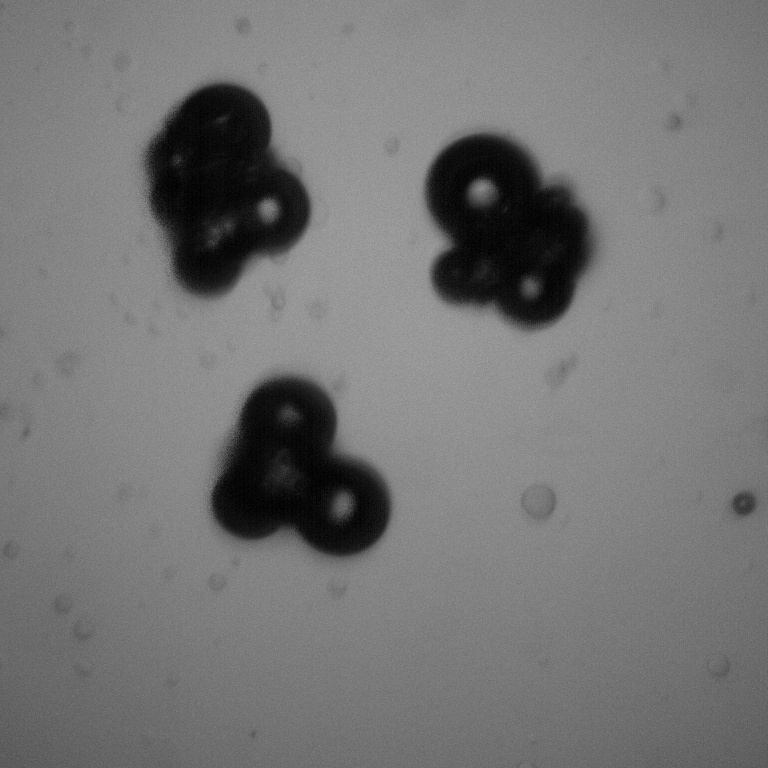
#> input picture images/10_1001.jpg, 768 x 768 px
$ python -i contours.py   (imports and definitions only)
#> lines starting #> are read from the running program, lines starting #| are printed output that depends on the picture; after the words box and inside, x2 and y2 are one past the last pixel; in counts of white or black regions, pixels touching at a corner belong together
#> further down, picture is the input picture: shape (768, 768, 3); min 0, max 167, mean 116.7
### src/cv/params.py
import cv2
import numpy as np


def get_area(cnt):
    area = cv2.contourArea(cnt)
    return area

def get_radius(cnt):
    return np.sqrt(get_area(cnt)/np.pi)

def eq_dia(cnt):
   equi_diameter = np.sqrt(4*get_area(cnt)/np.pi)
   return equi_diameter

def get_arc_lenght(cnt):
    return cv2.arcLength(cnt, True)

def get_center(contour):
    M = cv2.moments(contour)
    cx, cy = None, None
    if M['m00'] != 0:
        cx = int(M['m10']/M['m00'])
        cy = int(M['m01']/M['m00'])
    return cx, cy

### src/cv/contours.py
import cv2

from src.cv.params import *


def _get_inv_threshold(img):
    gray = cv2.cvtColor(img, cv2.COLOR_BGR2GRAY)
    blurred = cv2.GaussianBlur(gray, (15, 15), 0)
    threshold = cv2.adaptiveThreshold(blurred, 255, cv2.ADAPTIVE_THRESH_MEAN_C, cv2.THRESH_BINARY_INV, 181, 17)
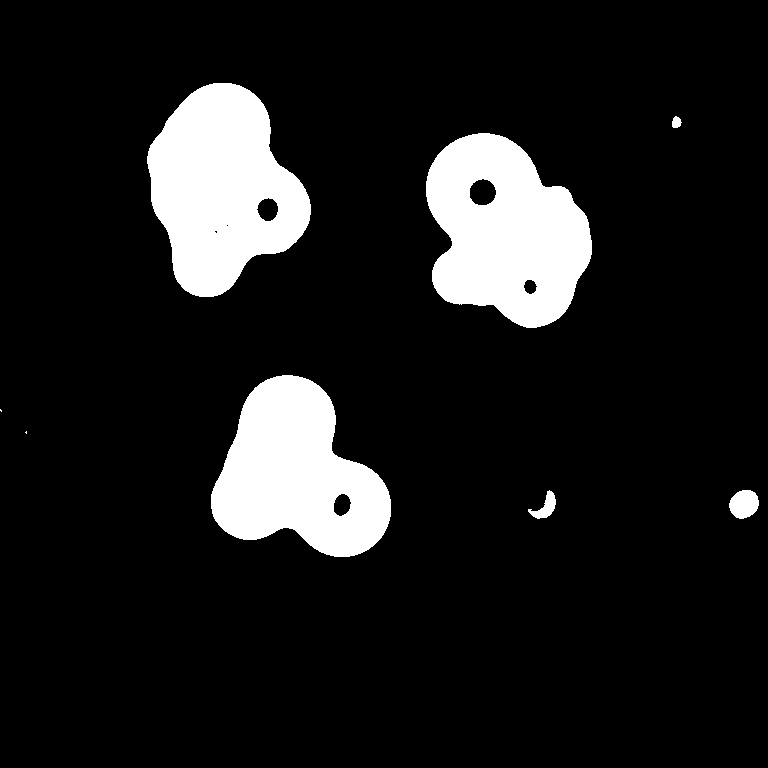
#> threshold: shape (768, 768); 11.4% white; 8 white regions (2 under 20 px)
    return threshold


def _get_external_contours_by_threshold(threshold):
    contours, h = cv2.findContours(threshold, cv2.RETR_EXTERNAL, cv2.CHAIN_APPROX_NONE)
#> contours = 8 contours, 2 with area under 20; largest, box (x1, y1, x2, y2) and area: (147, 83, 311, 297) 23099, (426, 133, 592, 328) 22810, (211, 375, 391, 557) 20940, (729, 490, 759, 519) 625, (528, 490, 556, 519) 308, (672, 116, 682, 128) 74; h = [[1, -1, -1, -1], [2, 0, -1, -1], [3, 1, -1, -1], [4, 2, -1, -1], [5, 3, -1, -1], [6, 4, -1, -1], [7, 5, -1, -1], [-1, 6, -1, -1]]
    return contours, h


def _filter_contours(contours, h):
    is_not_small = lambda contour: contour.size > 200
    is_opened = lambda h, i: h[0][i][2] < 0 and h[0][i][3] < 0
    filtered_contours = tuple(contour for i, contour in enumerate(contours)
                              if is_not_small(contour) and is_opened(h, i))
#> filtered_contours = 3 contours; box (x1, y1, x2, y2) and area: (147, 83, 311, 297) 23099, (426, 133, 592, 328) 22810, (211, 375, 391, 557) 20940
    return filtered_contours


def _highlight_contours(img, contours):
    for contour in contours:
        cv2.drawContours(img, contour, -1, (0, 255, 0), 2)


def find_molecules(img):
    threshold = _get_inv_threshold(img)
    contours = _filter_contours(*_get_external_contours_by_threshold(threshold))
#> contours has the same summary as filtered_contours in _filter_contours
    for contour in contours:
        cx, cy = get_center(contour)
        if cx is not None and cy is not None:
            cv2.circle(img, (cx, cy), 4, (0, 255, 255), -1)
        area = get_area(contour)
        arc_lenght = get_arc_lenght(contour)
        diam = eq_dia(contour)
        rad = get_radius(contour)
        text =  f"Area: {int(area)}\nArc lenght: {int(arc_lenght)}\nDiameter: {int(diam)}\nRadius: {int(rad)}"
        for i, txt in enumerate(text.split('\n')):
            dy = 15*i
            cv2.putText(img, txt, (int(cx-rad), int(cy-diam+dy)), cv2.FONT_HERSHEY_SIMPLEX, 0.5, (0,255,255), 2)
        cv2.rectangle(img, (cx-int(rad)-5, cy-int(diam)-15), (cx-int(rad)-5+150, cy-int(diam)-15+65), (0, 255, 255), 1)
        cv2.line(img, (cx, cy), (cx-int(rad)-5+150, cy-int(diam)-15+65), (0,255,255), 1)
#> this loop made 3 passes
#> (cx, cy, arc_lenght, equi_diameter in eq_dia, diam, rad) on passes 1 to 3: (297, 474, 626.6, 163.3, 163.3, 81.64), (505, 231, 630.7, 170.4, 170.4, 85.21), (222, 188, 624.8, 171.5, 171.5, 85.75)
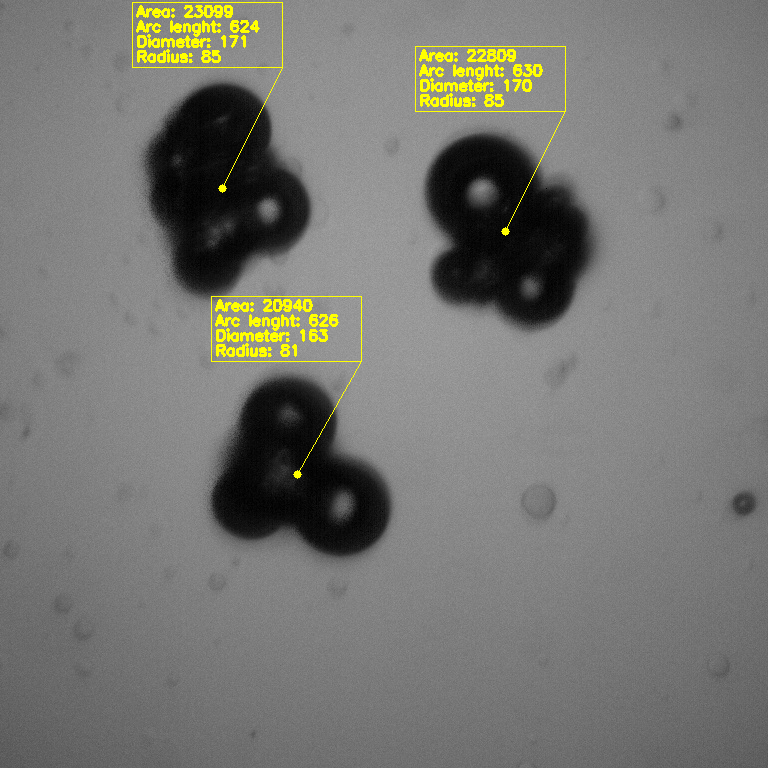
#> img: shape (768, 768, 3); 1.73% of pixels changed, all inside (x1, y1, x2, y2) = (132, 2, 566, 479)
    _highlight_contours(img, contours)
#> the loop in _highlight_contours, `for contour in contours:` made 3 passes
#> after the loop in _highlight_contours, `for contour in contours:`:
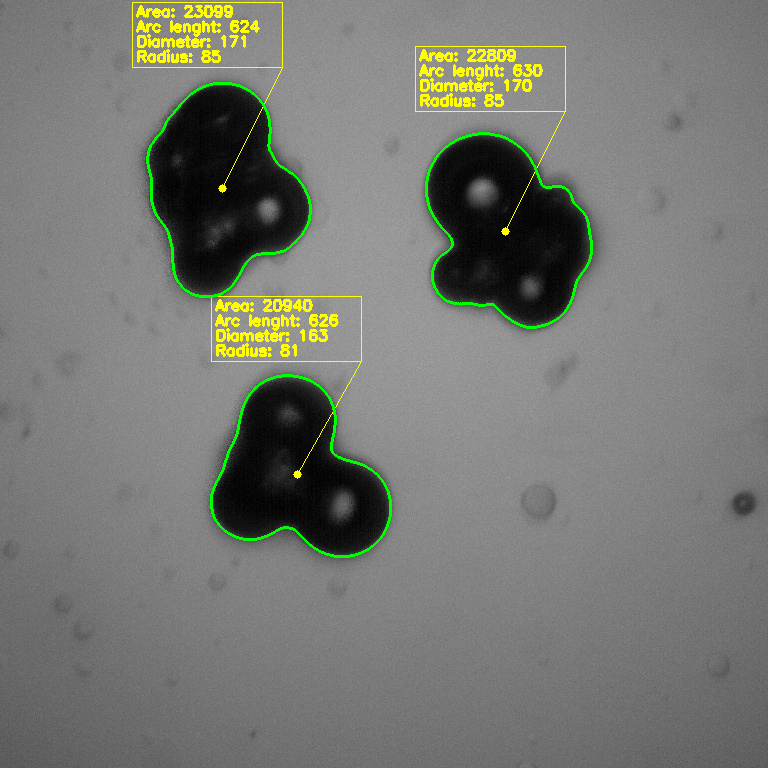
#> img: shape (768, 768, 3); 0.82% of pixels changed, all inside (x1, y1, x2, y2) = (146, 82, 593, 558)


# [6 lines not run here, left out]

>>> import cv2
>>> picture = cv2.imread('../../images/10_1001.jpg')
>>> result = find_molecules(picture)
